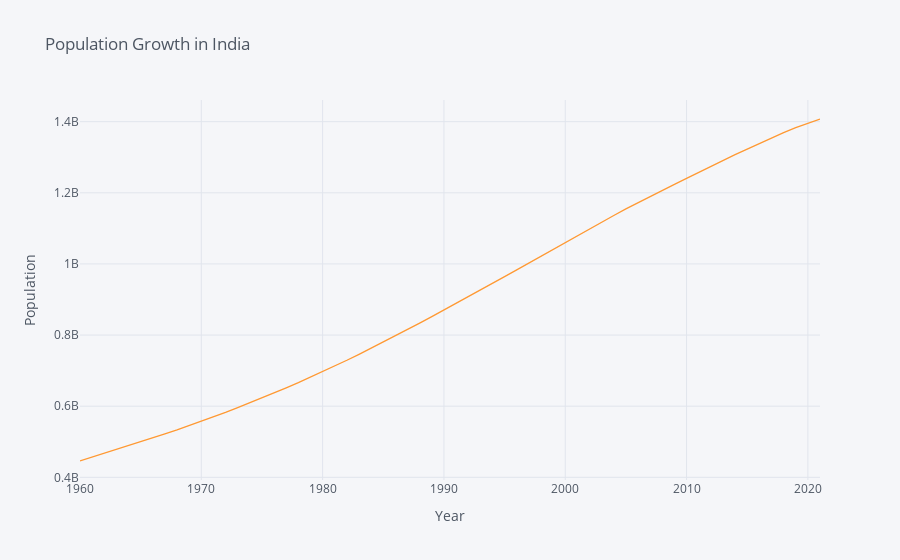

Here is the notebook cell this chart was saved with:
### Code cell
import cufflinks as cf

variable_labels = {"SP.POP.TOTL":"World Population"}

IND_DATA = wbdata.get_dataframe(variable_labels, country="IND")

# Date index is of type string; change to integers
IND_DATA.index = IND_DATA.index.astype(int)

cf.go_offline()

IND_DATA.index = IND_DATA.index.astype(int)
IND_DATA.head()

IND_DATA.iplot(title="Population Growth in India",yTitle='Population',xTitle='Year')

### Figure 1 — Plotly figure (JSON) as saved in the notebook; plotly's stock layout.template omitted (floating-point values rounded to 4 significant figures)
{"data": [{"line": {"color": "rgba(255, 153, 51, 1.0)", "dash": "solid", "shape": "linear", "width": 1.3}, "mode": "lines", "name": "World Population", "text": "", "type": "scatter", "x": [2021, 2020, 2019, 2018, 2017, 2016, 2015, 2014, 2013, 2012, 2011, 2010, 2009, 2008, 2007, 2006, 2005, 2004, 2003, 2002, 2001, 2000, 1999, 1998, 1997, 1996, 1995, 1994, 1993, 1992, 1991, 1990, 1989, 1988, 1987, 1986, 1985, 1984, 1983, 1982, 1981, 1980, 1979, 1978, 1977, 1976, 1975, 1974, 1973, 1972, 1971, 1970, 1969, 1968, 1967, 1966, 1965, 1964, 1963, 1962, 1961, 1960], "y": [1407563842, 1396387127, 1383112050, 1369003306, 1354195680, 1338636340, 1322866505, 1307246509, 1291132063, 1274487215, 1257621191, 1240613620, 1223640160, 1206734806, 1189691809, 1172373788, 1154638713, 1136264583, 1117415123, 1098313039, 1078970907, 1059633675, 1040500054, 1021434576, 1002335230, 983281218, 964279129, 945261958, 926351297, 907574049, 888941756, 870452165, 852012673, 833729681, 815716125, 797878993, 780242084, 762895156, 745826546, 729169466, 712869298, 696828385, 681248383, 666267760, 651685628, 637451448, 623524219, 609721951, 596107483, 582837973, 569999178, 557501301, 545314670, 533431909, 521987069, 510992617, 500114346, 489059309, 477933619, 467024193, 456351876, 445954579]}], "layout": {"legend": {"bgcolor": "#F5F6F9", "font": {"color": "#4D5663"}}, "paper_bgcolor": "#F5F6F9", "plot_bgcolor": "#F5F6F9", "title": {"font": {"color": "#4D5663"}, "text": "Population Growth in India"}, "xaxis": {"gridcolor": "#E1E5ED", "showgrid": true, "tickfont": {"color": "#4D5663"}, "title": {"font": {"color": "#4D5663"}, "text": "Year"}, "zerolinecolor": "#E1E5ED"}, "yaxis": {"gridcolor": "#E1E5ED", "showgrid": true, "tickfont": {"color": "#4D5663"}, "title": {"font": {"color": "#4D5663"}, "text": "Population"}, "zerolinecolor": "#E1E5ED"}}}
